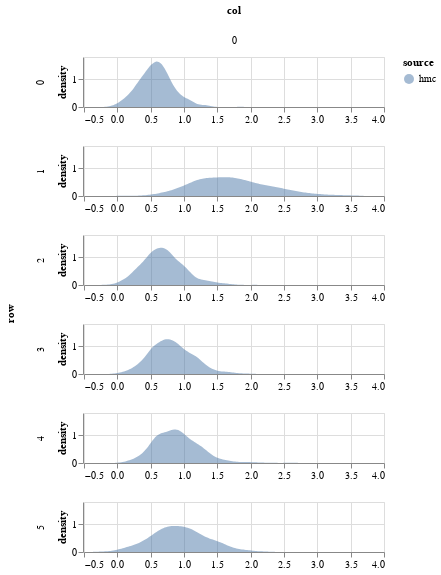

Here is the notebook cell this chart was saved with:
### Code cell
param = 'beta'
df = get_post_df(ps[param].reshape(1000,1,6,1)) 
df['source'] = 'hmc'
plot_density(df) 
# &\
# plot_correlations(ibis['jitter_corrs'][param], height = 150)

### Figure 1 — Vega-Lite specification as saved in the notebook (floating-point values rounded to 4 significant figures; data arrays with more than 128 entries replaced by an {"elided": "..."} marker saying what was removed)
{"config": {"view": {"continuousWidth": 400, "continuousHeight": 300}}, "data": {"name": "data-38f9e460afe821852b49167222022ccc"}, "mark": {"type": "area", "opacity": 0.5}, "encoding": {"color": {"type": "nominal", "field": "source"}, "column": {"type": "quantitative", "field": "col"}, "row": {"type": "quantitative", "field": "row"}, "x": {"type": "quantitative", "field": "value", "title": null}, "y": {"type": "quantitative", "field": "density"}}, "height": 50, "resolve": {"scale": {"x": "independent"}}, "transform": [{"fold": ["value"]}, {"density": "value", "groupby": ["cn", "row", "col", "source"]}], "width": 300, "$schema": "https://vega.github.io/schema/vega-lite/v4.8.1.json", "datasets": {"data-38f9e460afe821852b49167222022ccc": {"elided": "6000 records"}}}
